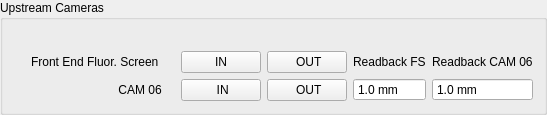
         <widget class="QGroupBox" name="groupBox_23">
          <property name="sizePolicy">
           <sizepolicy hsizetype="Preferred" vsizetype="Fixed">
            <horstretch>0</horstretch>
            <verstretch>0</verstretch>
           </sizepolicy>
          </property>
          <property name="styleSheet">
           <string notr="true"/>
          </property>
          <property name="title">
           <string>Upstream Cameras</string>
          </property>
          <property name="flat">
           <bool>false</bool>
          </property>
          <property name="checkable">
           <bool>false</bool>
          </property>
          <layout class="QGridLayout" name="gridLayout_71">
           <item row="0" column="0">
            <widget class="QLabel" name="label_133">
             <property name="sizePolicy">
              <sizepolicy hsizetype="Preferred" vsizetype="Fixed">
               <horstretch>0</horstretch>
               <verstretch>0</verstretch>
              </sizepolicy>
             </property>
             <property name="text">
              <string/>
             </property>
            </widget>
           </item>
           <item row="1" column="0" colspan="2">
            <layout class="QGridLayout" name="gridLayout_80">
             <item row="1" column="0">
              <layout class="QGridLayout" name="gridLayout_76">
               <item row="0" column="0">
                <widget class="QLabel" name="label_72">
                 <property name="text">
                  <string>     Front End Fluor. Screen     </string>
                 </property>
                 <property name="alignment">
                  <set>Qt::AlignRight|Qt::AlignTrailing|Qt::AlignVCenter</set>
                 </property>
                </widget>
               </item>
               <item row="0" column="1" rowspan="2">
                <layout class="QGridLayout" name="gridLayout_74">
                 <item row="0" column="0">
                  <widget class="QPushButton" name="pb_FS_IN">
                   <property name="sizePolicy">
                    <sizepolicy hsizetype="Preferred" vsizetype="Preferred">
                     <horstretch>0</horstretch>
                     <verstretch>0</verstretch>
                    </sizepolicy>
                   </property>
                   <property name="text">
                    <string>     IN     </string>
                   </property>
                  </widget>
                 </item>
                 <item row="0" column="1">
                  <widget class="QPushButton" name="pb_FS_OUT">
                   <property name="sizePolicy">
                    <sizepolicy hsizetype="Preferred" vsizetype="Preferred">
                     <horstretch>0</horstretch>
                     <verstretch>0</verstretch>
                    </sizepolicy>
                   </property>
                   <property name="text">
                    <string>    OUT   </string>
                   </property>
                  </widget>
                 </item>
                 <item row="1" column="0">
                  <widget class="QPushButton" name="pb_CAM6_IN">
                   <property name="sizePolicy">
                    <sizepolicy hsizetype="Preferred" vsizetype="Preferred">
                     <horstretch>0</horstretch>
                     <verstretch>0</verstretch>
                    </sizepolicy>
                   </property>
                   <property name="text">
                    <string>     IN    </string>
                   </property>
                  </widget>
                 </item>
                 <item row="1" column="1">
                  <widget class="QPushButton" name="pb_CAM6_OUT">
                   <property name="sizePolicy">
                    <sizepolicy hsizetype="Preferred" vsizetype="Preferred">
                     <horstretch>0</horstretch>
                     <verstretch>0</verstretch>
                    </sizepolicy>
                   </property>
                   <property name="text">
                    <string>    OUT   </string>
                   </property>
                  </widget>
                 </item>
                </layout>
               </item>
               <item row="1" column="0">
                <widget class="QLabel" name="label_75">
                 <property name="text">
                  <string>    CAM 06    </string>
                 </property>
                 <property name="alignment">
                  <set>Qt::AlignRight|Qt::AlignTrailing|Qt::AlignVCenter</set>
                 </property>
                </widget>
               </item>
              </layout>
             </item>
            </layout>
           </item>
           <item row="1" column="2">
            <layout class="QGridLayout" name="gridLayout_86">
             <item row="0" column="0">
              <widget class="QLabel" name="label_127">
               <property name="text">
                <string>Readback FS</string>
               </property>
              </widget>
             </item>
             <item row="0" column="1">
              <widget class="QLabel" name="label_128">
               <property name="text">
                <string>Readback CAM 06</string>
               </property>
              </widget>
             </item>
             <item row="1" column="0">
              <widget class="QDoubleSpinBox" name="db_fs">
               <property name="sizePolicy">
                <sizepolicy hsizetype="Preferred" vsizetype="Preferred">
                 <horstretch>0</horstretch>
                 <verstretch>0</verstretch>
                </sizepolicy>
               </property>
               <property name="readOnly">
                <bool>true</bool>
               </property>
               <property name="buttonSymbols">
                <enum>QAbstractSpinBox::NoButtons</enum>
               </property>
               <property name="suffix">
                <string> mm</string>
               </property>
               <property name="decimals">
                <number>1</number>
               </property>
               <property name="minimum">
                <double>-100.000000000000000</double>
               </property>
               <property name="maximum">
                <double>100.000000000000000</double>
               </property>
               <property name="value">
                <double>1.000000000000000</double>
               </property>
              </widget>
             </item>
             <item row="1" column="1">
              <widget class="QDoubleSpinBox" name="db_cam6">
               <property name="sizePolicy">
                <sizepolicy hsizetype="Preferred" vsizetype="Preferred">
                 <horstretch>0</horstretch>
                 <verstretch>0</verstretch>
                </sizepolicy>
               </property>
               <property name="readOnly">
                <bool>true</bool>
               </property>
               <property name="buttonSymbols">
                <enum>QAbstractSpinBox::NoButtons</enum>
               </property>
               <property name="suffix">
                <string> mm</string>
               </property>
               <property name="decimals">
                <number>1</number>
               </property>
               <property name="minimum">
                <double>-100.000000000000000</double>
               </property>
               <property name="maximum">
                <double>100.000000000000000</double>
               </property>
               <property name="value">
                <double>1.000000000000000</double>
               </property>
              </widget>
             </item>
            </layout>
           </item>
          </layout>
         </widget>
